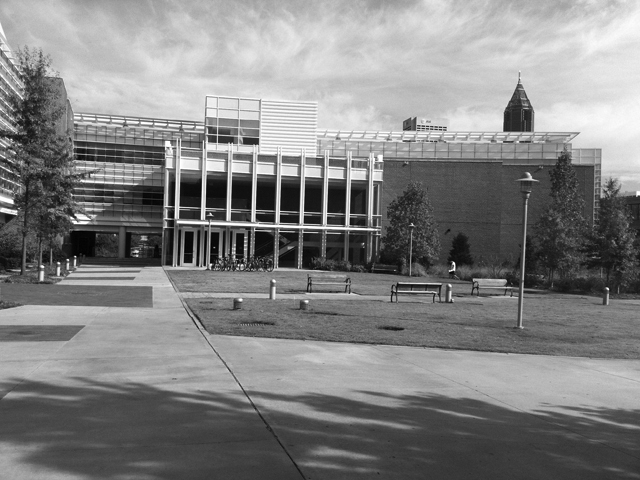
%> input picture FeatureComputationAndModelFitting/Part1-HarrisCorners/input/simA.jpg, 640 x 480 px
$ octave PS4_1_1.m   (GNU Octave 9; MATLAB toolbox functions it lacks are replaced by stand-ins)
%> lines starting %> are read from the running program, lines starting %| are printed output that depends on the picture
### FeatureComputationAndModelFitting/Part1-HarrisCorners/blur.m
function [ bImg ] = blur( img, s, sigma )
%UNTITLED Summary of this function goes here
%   Detailed explanation goes here
H = fspecial('gaussian', [s s], sigma);
bImg = imfilter(img, H, 'symmetric');
end

### FeatureComputationAndModelFitting/Part1-HarrisCorners/Gradient.m
function [ grad ] = Gradient( img, dir )
%Gradient Summary of this function goes here
%   Detailed explanation goes here
if dir=='x'
    grad = img - [img(:,1) img(:, 1:end-1)];%circshift(img, [0 1]);
else
    grad = img - [img(1,:); img(1:end-1, :)];%circshift(img, [1 0]);
end

### FeatureComputationAndModelFitting/Part1-HarrisCorners/PS4_1_1.m
clear;
simAfile = 'input/simA.jpg';
transAfile = 'input/transA.jpg';
checkfile = 'input/check.bmp';

simA = double(imread(simAfile))./255.0;
%> simA: size 480x640 double; min 0, max 1, mean 0.512
transA = double(imread(transAfile))./255.0;
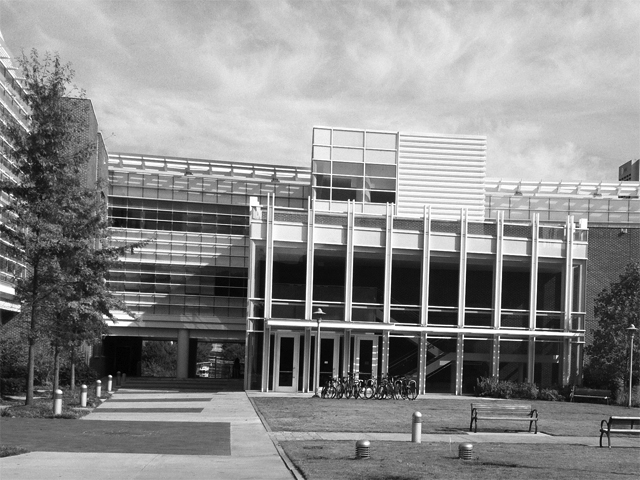
%> input picture FeatureComputationAndModelFitting/Part1-HarrisCorners/input/transA.jpg, 640 x 480 px
%> transA: size 480x640 double; min 0, max 1, mean 0.545
bsimA = blur(simA, 5, 32);
btransA = blur(transA, 5, 32);
%> call 2 of blur, with s = 5, sigma = 32
%> in blur (call 2), `bImg = imfilter(img, H, 'symmetric');`:
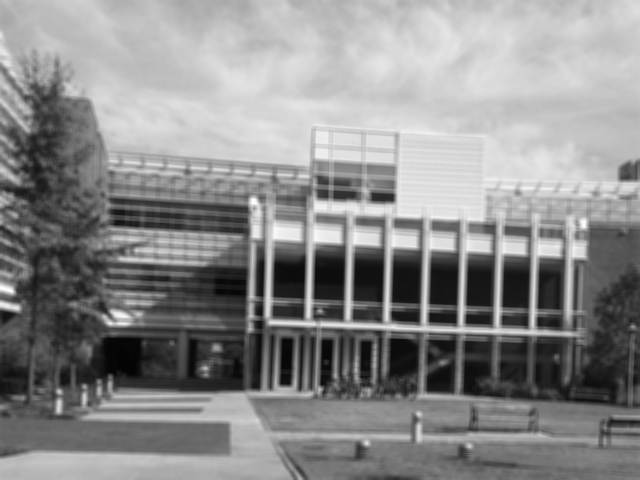
%> bImg: size 480x640 double; min 0.0143, max 0.998, mean 0.545
adjoinGSimA = [Gradient(bsimA,'x') Gradient(bsimA,'y')];
%> call 2 of Gradient, with dir = 'y'
%> in Gradient (call 2), `grad = img - [img(1,:); img(1:end-1, :)];`:
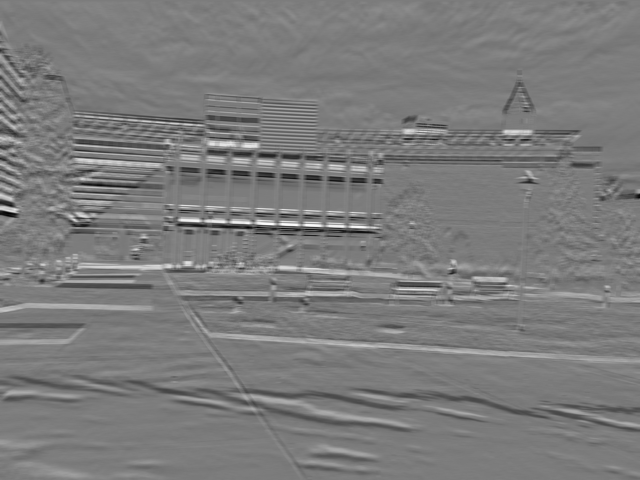
%> grad: size 480x640 double; min -0.177, max 0.186, mean -0.000844; drawn with min black and max white
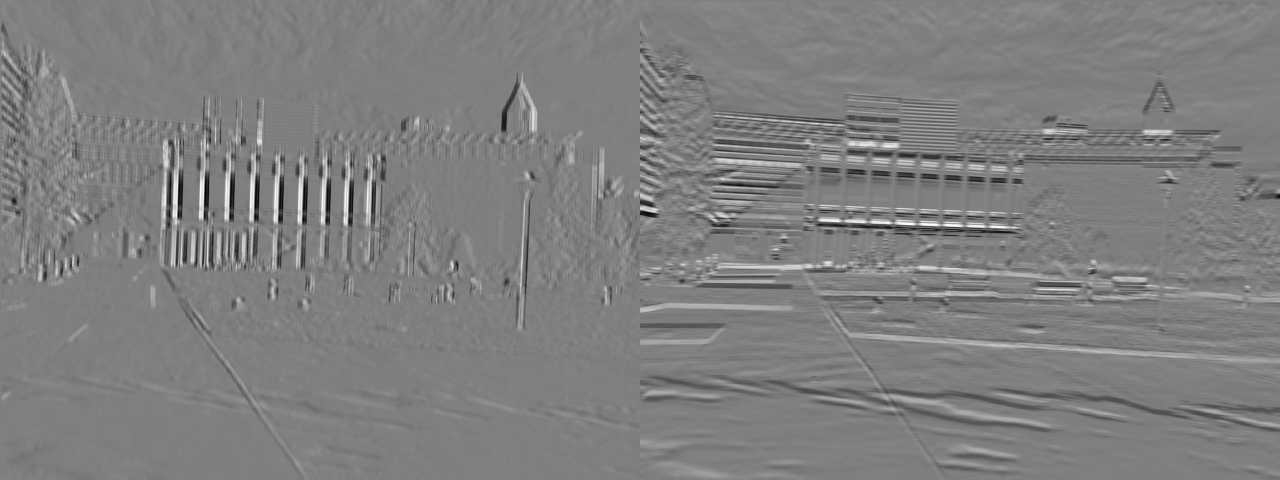
%> adjoinGSimA: size 480x1280 double; min -0.188, max 0.188, mean -0.000358; drawn with min black and max white
adjoinGTransA = [Gradient(btransA,'x') Gradient(btransA,'y')];
%> call 3 of Gradient, with dir = 'x'
%> in Gradient (call 3), `grad = img - [img(:,1) img(:, 1:end-1)];`:
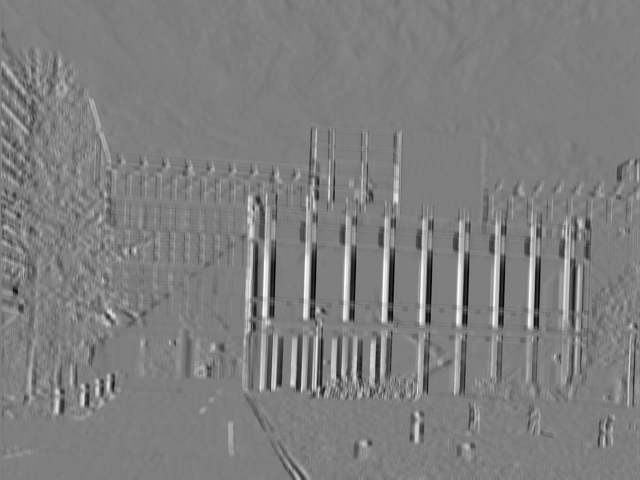
%> grad: size 480x640 double; min -0.189, max 0.19, mean 2.8e-05; drawn with min black and max white
%> call 4 of Gradient, with dir = 'y'
%> in Gradient (call 4), `grad = img - [img(1,:); img(1:end-1, :)];`:
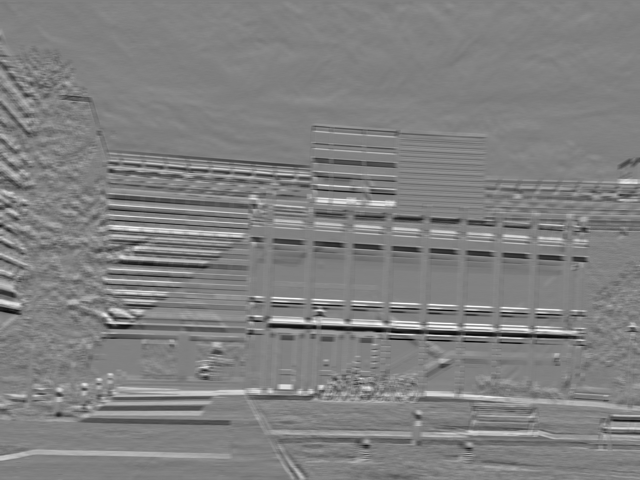
%> grad: size 480x640 double; min -0.189, max 0.185, mean -0.000423; drawn with min black and max white
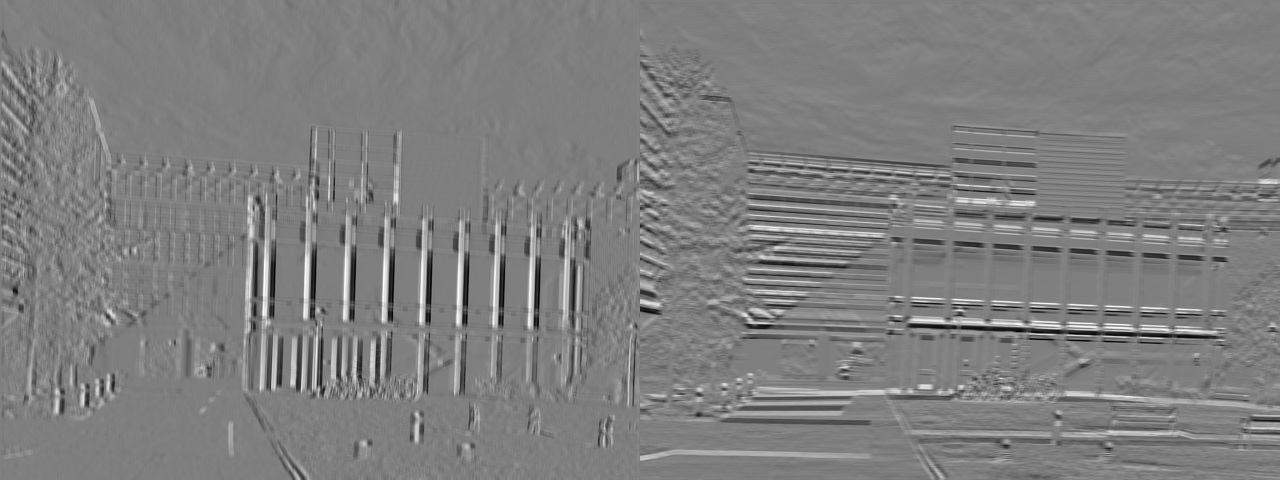
%> adjoinGTransA: size 480x1280 double; min -0.189, max 0.19, mean -0.000198; drawn with min black and max white

figure(1);clf;
imshow(adjoinGSimA, [min(adjoinGSimA(:)) max(adjoinGSimA(:))]);

figure(2);clf;
imshow(adjoinGTransA, [min(adjoinGTransA(:)) max(adjoinGTransA(:))]);
